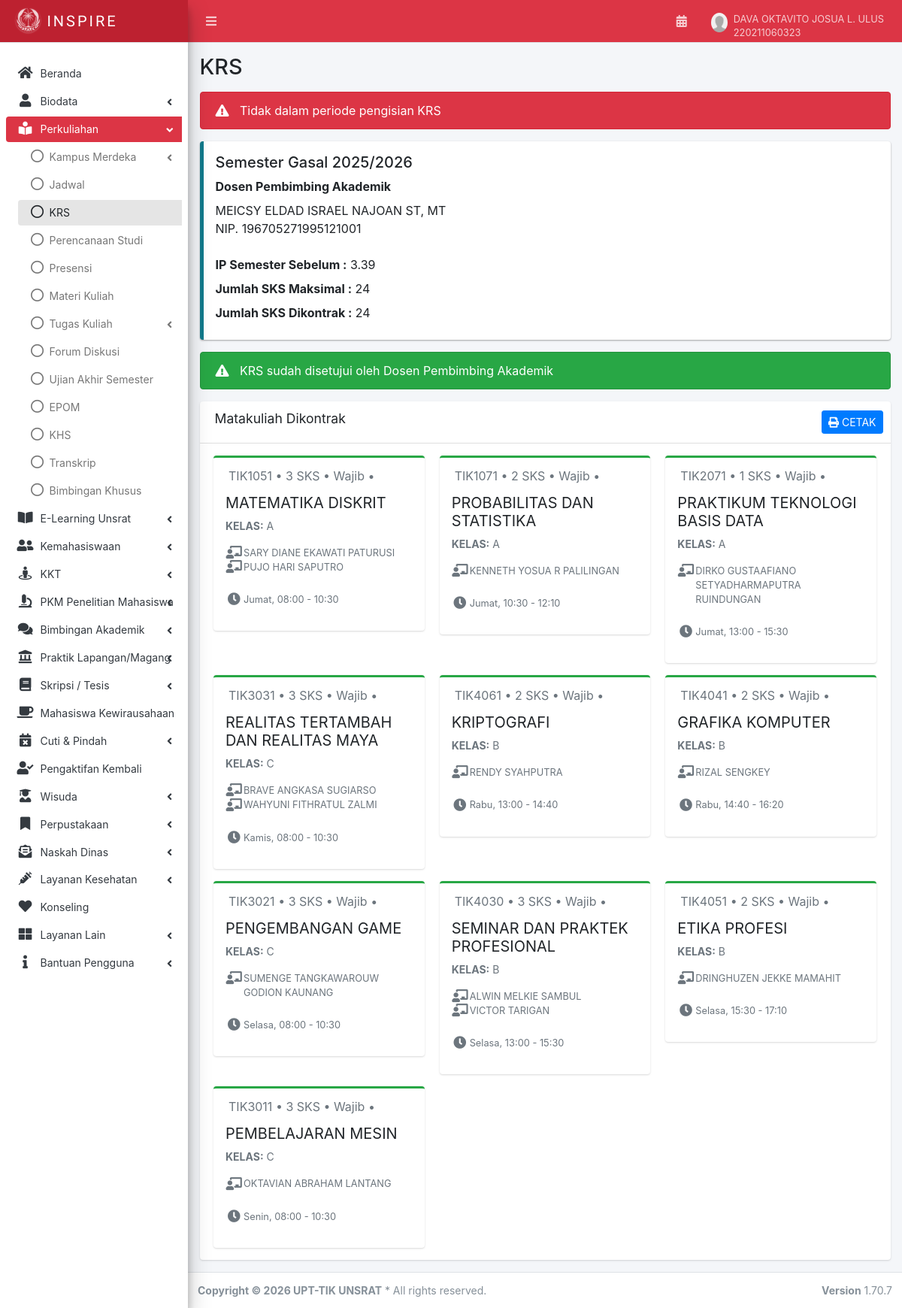
Screenshot of /krs.php (signed in) with the database file from the repository.
### tables this page shows
CREATE TABLE `users` (
  `id` int NOT NULL,
  `nim` varchar(20) NOT NULL,
  `password` varchar(255) NOT NULL,
  `nama` varchar(100) NOT NULL,
  `email` varchar(100) DEFAULT NULL,
  `tempat_lahir` varchar(100) DEFAULT NULL,
  `tanggal_lahir` date DEFAULT NULL,
  `tanggal_masuk` date DEFAULT '2022-08-01',
  `foto_profil` varchar(255) DEFAULT 'assets/images/user_default.png',
  `semester` int DEFAULT '1',
  `tahun_akademik` varchar(20) DEFAULT '2025/2026',
  `periode` varchar(10) DEFAULT 'Gasal',
  `status` varchar(50) DEFAULT 'Aktif',
  `status_pddikti` varchar(50) DEFAULT 'Aktif',
  `angkatan` varchar(4) DEFAULT NULL,
  `fakultas` varchar(100) DEFAULT NULL,
  `prodi` varchar(100) DEFAULT NULL,
  `jenjang` varchar(10) DEFAULT NULL,
  `pembimbing_akademik` varchar(100) DEFAULT NULL,
  `nip_pembimbing` varchar(30) DEFAULT NULL,
  `masa_studi` int DEFAULT '1',
  `sisa_masa_studi` int DEFAULT '14',
  `ipk` decimal(3,2) DEFAULT '0.00',
  `sks_lulus` int DEFAULT '0',
  `sks_diambil` int DEFAULT '0',
  `has_academic_warning` tinyint(1) DEFAULT '0',
  `warning_message` text,
  `created_at` timestamp NULL DEFAULT CURRENT_TIMESTAMP,
  `updated_at` timestamp NULL DEFAULT CURRENT_TIMESTAMP ON UPDATE CURRENT_TIMESTAMP
);

CREATE TABLE `krs` (
  `id` int NOT NULL,
  `nim` varchar(20) NOT NULL,
  `kode_mk` varchar(20) NOT NULL,
  `nama_mk` varchar(100) NOT NULL,
  `sks` int NOT NULL DEFAULT '3',
  `jenis` varchar(20) DEFAULT 'Wajib',
  `kelas` varchar(5) DEFAULT 'A',
  `dosen1` varchar(150) DEFAULT NULL,
  `dosen2` varchar(150) DEFAULT NULL,
  `hari` varchar(20) NOT NULL,
  `jam_mulai` varchar(10) NOT NULL,
  `jam_selesai` varchar(10) NOT NULL,
  `nilai_huruf` varchar(2) DEFAULT NULL,
  `bobot` decimal(3,2) DEFAULT '0.00',
  `nilai_dosen1` decimal(5,2) DEFAULT NULL,
  `nilai_dosen2` decimal(5,2) DEFAULT NULL,
  `semester_krs` varchar(20) DEFAULT '20251',
  `status_krs` varchar(20) DEFAULT 'Disetujui',
  `created_at` timestamp NULL DEFAULT CURRENT_TIMESTAMP
);

### krs.php (the view, shortened to what this page needs)
<?php include 'layout/header.php'; ?>
<?php
include 'config/database.php';
$nim = $_SESSION['nim'] ?? '';
$user_data = [];
$stmt = $conn->prepare("SELECT * FROM users WHERE nim = ?");
$stmt->bind_param("s", $nim);
$stmt->execute();
$result = $stmt->get_result();
if ($result && $result->num_rows > 0) {
    $user_data = $result->fetch_assoc();
}
$krs_list = [];
$total_sks = 0;
$stmt = $conn->prepare("SELECT * FROM krs WHERE nim = ? AND semester_krs = '20251' ORDER BY hari ASC, jam_mulai ASC");
$stmt->bind_param("s", $nim);
$stmt->execute();
$result = $stmt->get_result();
while ($row = $result->fetch_assoc()) {
    $krs_list[] = $row;
    $total_sks += (int) $row['sks'];
}
$semester_sekarang = (int) ($user_data['semester'] ?? 7);
$semester_sebelum = max(1, $semester_sekarang - 1);
$ip_sebelum = 0;
$stmt = $conn->prepare("SELECT
    SUM(
        CASE
            WHEN nilai_huruf = 'A' THEN 4 * sks
            WHEN nilai_huruf = 'B+' THEN 3.5 * sks
            WHEN nilai_huruf = 'B' THEN 3 * sks
            WHEN nilai_huruf = 'C+' THEN 2.5 * sks
            WHEN nilai_huruf = 'C' THEN 2 * sks
            WHEN nilai_huruf = 'D' THEN 1 * sks
            ELSE 0
        END
    ) / NULLIF(SUM(sks), 0) as ip
    FROM transkrip
    WHERE nim = ? AND semester = ?");
$stmt->bind_param("si", $nim, $semester_sebelum);
$stmt->execute();
$result = $stmt->get_result();
if ($result && $row = $result->fetch_assoc()) {
    $ip_sebelum = $row['ip'] ? number_format($row['ip'], 2) : 3.39;
}
if ($ip_sebelum >= 3.00) {
    $max_sks = 24;
} elseif ($ip_sebelum >= 2.50) {
    $max_sks = 22;
} elseif ($ip_sebelum >= 2.00) {
    $max_sks = 20;
} else {
    $max_sks = 18;
}
?>
<div class="content-wrapper" style="min-height: 799.031px;">
    <div class="content-header">
        <div class="container-fluid">
            <h1>KRS</h1>
        </div>
    </div>
    <div class="content">
        <div class="container-fluid">
            <div class="row">
                <div class="col-12">
                    <div class="alert alert-danger">
                        <span><i class="icon fas fa-exclamation-triangle"></i> Tidak dalam periode pengisian KRS</span>
                    </div>
                </div>
            </div>
            <div class="row">
                <div class="col-md-12">
                    <div class="callout callout-info">
                        <h5>Semester <?php echo htmlspecialchars($user_data['periode'] ?? 'Gasal', ENT_QUOTES, 'UTF-8'); ?> <?php echo htmlspecialchars($user_data['tahun_akademik'] ?? '2025/2026', ENT_QUOTES, 'UTF-8'); ?></h5>
                        <label>Dosen Pembimbing Akademik</label>
                        <p class="mb-0">
                            <?php echo htmlspecialchars($user_data['pembimbing_akademik'] ?? '-', ENT_QUOTES, 'UTF-8'); ?><br>
                            NIP. <?php echo htmlspecialchars($user_data['nip_pembimbing'] ?? '-', ENT_QUOTES, 'UTF-8'); ?>
                        </p>
                        <br>
                        <label>IP Semester Sebelum : </label> <?php echo $ip_sebelum; ?> <br>
                        <label>Jumlah SKS Maksimal : </label> <?php echo $max_sks; ?> <br>
                        <label>Jumlah SKS Dikontrak : </label> <?php echo $total_sks; ?>
                    </div>
                </div>
            </div>
            <div class="row">
                <div class="col-12">
                    <div class="alert alert-success">
                        <span><i class="icon fas fa-exclamation-triangle"></i> KRS sudah disetujui oleh Dosen Pembimbing Akademik</span><br>
                    </div>
                </div>
            </div>
            <div class="row">
                <div class="col-12">
                    <div class="card card-solid">
                        <div class="card-header">
                            <h3 class="card-title">Matakuliah Dikontrak</h3>
                            <div class="card-tools">
                                <a href="krs_cetak.php" target="_blank">
                                    <button class="btn btn-primary btn-sm"><i class="fas fa-print"></i> CETAK</button>
                                </a>
                            </div>
                        </div>
                        <div class="card-body pb-0">
                            <div class="row d-flex align-items-stretch">
                                <?php if (count($krs_list) > 0): ?>
                                    <?php foreach ($krs_list as $mk): ?>
                                    <div class="col-12 col-sm-6 col-md-4">
                                        <div class="card card-success card-outline">
                                            <div class="card-header text-muted border-bottom-0">
                                                <?php echo htmlspecialchars($mk['kode_mk'], ENT_QUOTES, 'UTF-8'); ?> •
                                                <?php echo (int) $mk['sks']; ?> SKS •
                                                <?php echo htmlspecialchars($mk['jenis'] ?? '', ENT_QUOTES, 'UTF-8'); ?> •
                                                <br>
                                            </div>
                                            <div class="card-body pt-0">
                                                <div class="row">
                                                    <div class="col-12">
                                                        <h2 class="lead"><b><?php echo htmlspecialchars($mk['nama_mk'], ENT_QUOTES, 'UTF-8'); ?></b></h2>
                                                        <p class="text-muted text-sm"><b>KELAS:</b> <?php echo htmlspecialchars($mk['kelas'] ?? '', ENT_QUOTES, 'UTF-8'); ?></p>
                                                        <ul class="ml-4 fa-ul text-muted">
                                                            <?php if (!empty($mk['dosen1'])): ?>
                                                            <li class="small">
                                                                <div class="fa-li"><i class="fas fa-lg fa-chalkboard-teacher"></i></div>
                                                                <?php echo htmlspecialchars($mk['dosen1'], ENT_QUOTES, 'UTF-8'); ?>
                                                            </li>
                                                            <?php endif; ?>
                                                            <?php if (!empty($mk['dosen2'])): ?>
                                                            <li class="small">
                                                                <div class="fa-li"><i class="fas fa-lg fa-chalkboard-teacher"></i></div>
                                                                <?php echo htmlspecialchars($mk['dosen2'], ENT_QUOTES, 'UTF-8'); ?>
                                                            </li>
                                                            <?php endif; ?>
                                                            <br>
                                                            <li class="small">
                                                                <span class="fa-li"><i class="fas fa-lg fa-clock"></i></span>
                                                                <?php echo htmlspecialchars($mk['hari'] ?? '', ENT_QUOTES, 'UTF-8'); ?>, <?php echo htmlspecialchars($mk['jam_mulai'] ?? '', ENT_QUOTES, 'UTF-8'); ?> - <?php echo htmlspecialchars($mk['jam_selesai'] ?? '', ENT_QUOTES, 'UTF-8'); ?>
                                                            </li>
                                                        </ul>
                                                    </div>
                                                </div>
                                            </div>
                                        </div>
                                    </div>
                                    <?php endforeach; ?>
                                <?php endif; ?>
                            </div>
                        </div>
                    </div>
                </div>
            </div>
        </div>
    </div>
</div>
<?php include 'layout/footer.php'; ?>

### rows the page displays
users: periode "Gasal", tahun_akademik "2025/2026", pembimbing_akademik "MEICSY ELDAD ISRAEL NAJOAN ST, MT", nip_pembimbing "196705271995121001"
krs: kode_mk "TIK1051", sks "3", jenis "Wajib", nama_mk "MATEMATIKA DISKRIT", kelas "A", dosen1 "SARY DIANE EKAWATI PATURUSI", dosen2 "PUJO HARI SAPUTRO", hari "Jumat", jam_mulai "08:00", jam_selesai "10:30"
krs: kode_mk "TIK1071", sks "2", jenis "Wajib", nama_mk "PROBABILITAS DAN STATISTIKA", kelas "A", dosen1 "KENNETH YOSUA R PALILINGAN", hari "Jumat", jam_mulai "10:30", jam_selesai "12:10"
krs: kode_mk "TIK2071", sks "1", jenis "Wajib", nama_mk "PRAKTIKUM TEKNOLOGI BASIS DATA", kelas "A", dosen1 "DIRKO GUSTAAFIANO SETYADHARMAPUTRA RUINDUNGAN", hari "Jumat", jam_mulai "13:00", jam_selesai "15:30"
krs: kode_mk "TIK3031", sks "3", jenis "Wajib", nama_mk "REALITAS TERTAMBAH DAN REALITAS MAYA", kelas "C", dosen1 "BRAVE ANGKASA SUGIARSO", dosen2 "WAHYUNI FITHRATUL ZALMI", hari "Kamis", jam_mulai "08:00", jam_selesai "10:30"
krs: kode_mk "TIK4061", sks "2", jenis "Wajib", nama_mk "KRIPTOGRAFI", kelas "B", dosen1 "RENDY SYAHPUTRA", hari "Rabu", jam_mulai "13:00", jam_selesai "14:40"
krs: kode_mk "TIK4041", sks "2", jenis "Wajib", nama_mk "GRAFIKA KOMPUTER", kelas "B", dosen1 "RIZAL SENGKEY", hari "Rabu", jam_mulai "14:40", jam_selesai "16:20"
krs: kode_mk "TIK3021", sks "3", jenis "Wajib", nama_mk "PENGEMBANGAN GAME", kelas "C", dosen1 "SUMENGE TANGKAWAROUW GODION KAUNANG", hari "Selasa", jam_mulai "08:00", jam_selesai "10:30"
krs: kode_mk "TIK4030", sks "3", jenis "Wajib", nama_mk "SEMINAR DAN PRAKTEK PROFESIONAL", kelas "B", dosen1 "ALWIN MELKIE SAMBUL", dosen2 "VICTOR TARIGAN", hari "Selasa", jam_mulai "13:00", jam_selesai "15:30"
krs: kode_mk "TIK4051", sks "2", jenis "Wajib", nama_mk "ETIKA PROFESI", kelas "B", dosen1 "DRINGHUZEN JEKKE MAMAHIT", hari "Selasa", jam_mulai "15:30", jam_selesai "17:10"
krs: kode_mk "TIK3011", sks "3", jenis "Wajib", nama_mk "PEMBELAJARAN MESIN", kelas "C", dosen1 "OKTAVIAN ABRAHAM LANTANG", hari "Senin", jam_mulai "08:00", jam_selesai "10:30"

### other values shown
$nama "DAVA OKTAVITO JOSUA L. ULUS"
$nim "220211060323"
$ip_sebelum "3.39"
$max_sks "24"
$total_sks "24"
